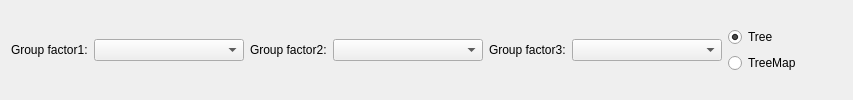
          <widget class="QWidget" name="tab_2">
           <attribute name="title">
            <string>Tree Map</string>
           </attribute>
           <layout class="QGridLayout" name="gridLayout_35">
            <item row="0" column="0">
             <widget class="QLabel" name="label_33">
              <property name="text">
               <string>Group factor1:</string>
              </property>
             </widget>
            </item>
            <item row="0" column="1">
             <widget class="QComboBox" name="comboBoxTree1">
              <property name="minimumSize">
               <size>
                <width>150</width>
                <height>0</height>
               </size>
              </property>
             </widget>
            </item>
            <item row="0" column="2">
             <widget class="QLabel" name="label_34">
              <property name="text">
               <string>Group factor2:</string>
              </property>
             </widget>
            </item>
            <item row="0" column="3">
             <widget class="QComboBox" name="comboBoxTree2">
              <property name="minimumSize">
               <size>
                <width>150</width>
                <height>0</height>
               </size>
              </property>
             </widget>
            </item>
            <item row="0" column="4">
             <widget class="QLabel" name="label_45">
              <property name="text">
               <string>Group factor3:</string>
              </property>
             </widget>
            </item>
            <item row="0" column="5">
             <widget class="QComboBox" name="comboBoxTree3">
              <property name="enabled">
               <bool>true</bool>
              </property>
              <property name="minimumSize">
               <size>
                <width>150</width>
                <height>0</height>
               </size>
              </property>
             </widget>
            </item>
            <item row="0" column="6">
             <layout class="QVBoxLayout" name="verticalLayout_4">
              <item>
               <widget class="QRadioButton" name="radioButtonTree">
                <property name="text">
                 <string>Tree</string>
                </property>
                <property name="checked">
                 <bool>true</bool>
                </property>
               </widget>
              </item>
              <item>
               <widget class="QRadioButton" name="radioButtonTreeMap">
                <property name="text">
                 <string>TreeMap</string>
                </property>
               </widget>
              </item>
             </layout>
            </item>
            <item row="0" column="7">
             <spacer name="horizontalSpacer_13">
              <property name="orientation">
               <enum>Qt::Horizontal</enum>
              </property>
              <property name="sizeHint" stdset="0">
               <size>
                <width>41</width>
                <height>20</height>
               </size>
              </property>
             </spacer>
            </item>
           </layout>
          </widget>
